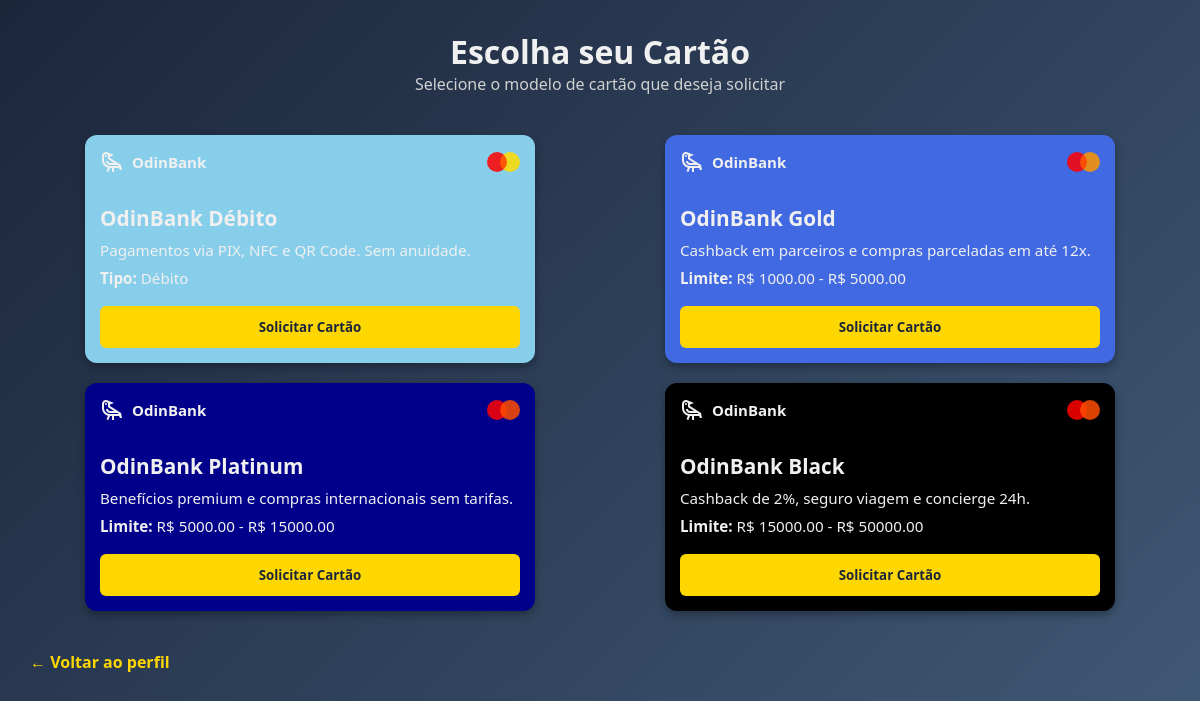
The page /users/cartoes/ (signed in) on the database its author committed.
### users/models.py (models this page shows, shortened)
class Cartao(models.Model):
    TIPO_CHOICES = [
        ('debito', 'Cartão de Débito'),
        ('credito', 'Cartão de Crédito'),
    ]
    nome = models.CharField(max_length=50, unique=True)
    descricao = models.TextField(blank=True)
    tipo = models.CharField(max_length=10, choices=TIPO_CHOICES)
    limite_minimo = models.DecimalField(max_digits=10, decimal_places=2)
    limite_maximo = models.DecimalField(max_digits=10, decimal_places=2)
    cor_hex = models.CharField(max_length=7, default="#FFFFFF")  # cor do cartão

### users/views.py (the view)
# urls.py: path('cartoes/', views.listar_cartoes, name='listar_cartoes'),
def listar_cartoes(request):
    if "user_id" not in request.session:
        return redirect("users:login")
    cliente = get_object_or_404(Cliente, id=request.session["user_id"])
    cartoes = Cartao.objects.all()
    cartao_debito = next((c for c in cartoes if c.tipo == 'debito'), None)
    creditos = [c for c in cartoes if c.tipo == 'credito']
    context = {
        "user": cliente,
        "cartao_debito": cartao_debito,
        "cartao_credito1": creditos[0] if len(creditos) > 0 else None,
        "cartao_credito2": creditos[1] if len(creditos) > 1 else None,
        "cartao_credito3": creditos[2] if len(creditos) > 2 else None,
    }
    return render(request, "users/perfil/cliente/listar_cartoes.html", context)

### templates/users/perfil/cliente/listar_cartoes.html (shortened to what this page needs)
<!DOCTYPE html>
<html lang="pt-BR">
<head>
    {% load static %}
    <link rel="stylesheet" href="{% static 'perfil/cliente/listar_cartoes/style.css' %}">
</head>
<body>
    <div class="main-content">
        <header class="main-header">
            <h1>Escolha seu Cartão</h1>
            <p>Selecione o modelo de cartão que deseja solicitar</p>
        </header>
        <section class="credit-card-requests">
            {% if cartao_debito %}
            <div class="card" style="background-color: #87CEEB">
                <div class="row">
                    <div class="txt">
                        <span class="material-symbols-outlined">raven</span>
                        <p>OdinBank</p>
                    </div>
                    <div class="balls">
                        <div class="red"></div>
                        <div class="orange"></div>
                    </div>
                </div>
                <div class="card-body">
                    <h2>{{ cartao_debito.nome }}</h2>
                    <p>{{ cartao_debito.descricao }}</p>
                    <p><strong>Tipo:</strong> Débito</p>
                    <form method="post" action="{% url 'users:solicitar_cartao' cartao_debito.id %}">
                        <button type="submit" class="btn-solicitar">Solicitar Cartão</button>
                    </form>
                </div>
            </div>
            {% endif %}
            {% if cartao_credito1 %}
            <div class="card" style="background-color: #4169E1">
                <div class="row">
                    <div class="txt">
                        <span class="material-symbols-outlined">raven</span>
                        <p>OdinBank</p>
                    </div>
                    <div class="balls">
                        <div class="red"></div>
                        <div class="orange"></div>
                    </div>
                </div>
                <div class="card-body">
                    <h2>{{ cartao_credito1.nome }}</h2>
                    <p>{{ cartao_credito1.descricao }}</p>
                    <p><strong>Limite:</strong> R$ {{ cartao_credito1.limite_minimo }} - R$ {{ cartao_credito1.limite_maximo }}</p>
                    <form method="post" action="{% url 'users:solicitar_cartao' cartao_credito1.id %}">
                        <button type="submit" class="btn-solicitar">Solicitar Cartão</button>
                    </form>
                </div>
            </div>
            {% endif %}
            {% if cartao_credito2 %}
            <div class="card" style="background-color:#00008B">
                <div class="row">
                    <div class="txt">
                        <span class="material-symbols-outlined">raven</span>
                        <p>OdinBank</p>
                    </div>
                    <div class="balls">
                        <div class="red"></div>
                        <div class="orange"></div>
                    </div>
                </div>
                <div class="card-body">
                    <h2>{{ cartao_credito2.nome }}</h2>
                    <p>{{ cartao_credito2.descricao }}</p>
                    <p><strong>Limite:</strong> R$ {{ cartao_credito2.limite_minimo }} - R$ {{ cartao_credito2.limite_maximo }}</p>
                    <form method="post" action="{% url 'users:solicitar_cartao' cartao_credito2.id %}">
                        <button type="submit" class="btn-solicitar">Solicitar Cartão</button>
                    </form>
                </div>
            </div>
            {% endif %}
            {% if cartao_credito3 %}
            <div class="card" style="background-color: #000000">
                <div class="row">
                    <div class="txt">
                        <span class="material-symbols-outlined">raven</span>
                        <p>OdinBank</p>
                    </div>
                    <div class="balls">
                        <div class="red"></div>
                        <div class="orange"></div>
                    </div>
                </div>
                <div class="card-body">
                    <h2>{{ cartao_credito3.nome }}</h2>
                    <p>{{ cartao_credito3.descricao }}</p>
                    <p><strong>Limite:</strong> R$ {{ cartao_credito3.limite_minimo }} - R$ {{ cartao_credito3.limite_maximo }}</p>
                    <form method="post" action="{% url 'users:solicitar_cartao' cartao_credito3.id %}">
                        <button type="submit" class="btn-solicitar">Solicitar Cartão</button>
                    </form>
                </div>
            </div>
            {% endif %}
        </section>
        <a href="{% url 'users:perfil' %}" class="btn-voltar">← Voltar ao perfil</a>
    </div>
</body>
</html>

### static/perfil/cliente/listar_cartoes/style.css (style rules this page uses)
* { margin: 0; padding: 0; box-sizing: border-box; font-family: 'Segoe UI', Tahoma, Geneva, Verdana, sans-serif; }
:root { --primary-color: #FFD700; --secondary-color: #415A77; --card-bg: #415A77; --card-hover: #1F334B; --text-color: #F0F0F0; --error-bg: #f8d7da; --success-bg: #d4edda; }
body { background: linear-gradient(135deg, #1B263B, #415A77); color: var(--text-color); min-height: 100vh; padding: 30px; }
.main-header { text-align: center; margin-bottom: 40px; }
.main-header h1 { color: #f0f0f0; font-size: 2em; }
.main-header p { color: #D0D0D0; font-size: 1em; }
.credit-card-requests { display: grid; grid-template-columns: repeat(2, 1fr); gap: 20px; justify-items: center; }
.credit-card-requests .card { background-color: var(--card-bg); width: 450px; height: auto; border-radius: 12px; box-shadow: 0 4px 8px rgba(0,0,0,0.3); display: flex; flex-direction: column; transition: transform 0.3s, background-color 0.3s; }
.credit-card-requests .card-body { flex: 1; padding: 15px; display: flex; flex-direction: column; justify-content: space-between; }
.credit-card-requests .card .row { display: flex; flex-direction: row; justify-content: space-between; align-items: center; padding: 15px; }
.credit-card-requests .card .txt { display: flex; align-items: center; gap: 8px; color: var(--text-color); font-weight: bold; font-size: 15px; }
.credit-card-requests .card .txt span { font-size: 24px; }
.credit-card-requests .card .balls { position: relative; width: 33px; height: 20px; }
.credit-card-requests .card .balls .red, .credit-card-requests .card .balls .orange { width: 20px; height: 20px; border-radius: 50%; position: absolute; top: 0; mix-blend-mode: hard-light; }
.credit-card-requests .card .balls .red { background-color: rgba(255, 0, 0, 0.85); left: 0; }
.credit-card-requests .card .balls .orange { background-color: rgba(255, 166, 0, 0.85); right: 0; }
.credit-card-requests .card .card-body { flex: 1; padding: 15px; display: flex; flex-direction: column; justify-content: space-between; }
.credit-card-requests .card .card-body h2 { font-size: 1.3em; font-weight: bold; margin-bottom: 8px; }
.credit-card-requests .card .card-body p { font-size: 0.95em; margin-bottom: 8px; }
.credit-card-requests .card .btn-solicitar { width: 100%; border: none; background-color: var(--primary-color); color: #1B263B; font-weight: bold; padding: 12px; border-radius: 6px; cursor: pointer; transition: background 0.3s; }
.btn-solicitar { width: 100%; margin-top: 10px; border: none; background-color: var(--primary-color); color: #1B263B; font-weight: bold; padding: 12px; border-radius: 6px; cursor: pointer; transition: background 0.3s; }
.btn-voltar { display: inline-block; margin-top: 40px; text-decoration: none; color: var(--primary-color); font-weight: bold; transition: color 0.3s; }

### rows shown on the page
Cartao: nome "OdinBank Débito", descricao "Pagamentos via PIX, NFC e QR Code. Sem anuidade."
Cartao: nome "OdinBank Gold", descricao "Cashback em parceiros e compras parceladas em até 12x.", limite_minimo "1000.00", limite_maximo "5000.00"
Cartao: nome "OdinBank Platinum", descricao "Benefícios premium e compras internacionais sem tarifas.", limite_minimo "5000.00", limite_maximo "15000.00"
Cartao: nome "OdinBank Black", descricao "Cashback de 2%, seguro viagem e concierge 24h.", limite_minimo "15000.00", limite_maximo "50000.00"
